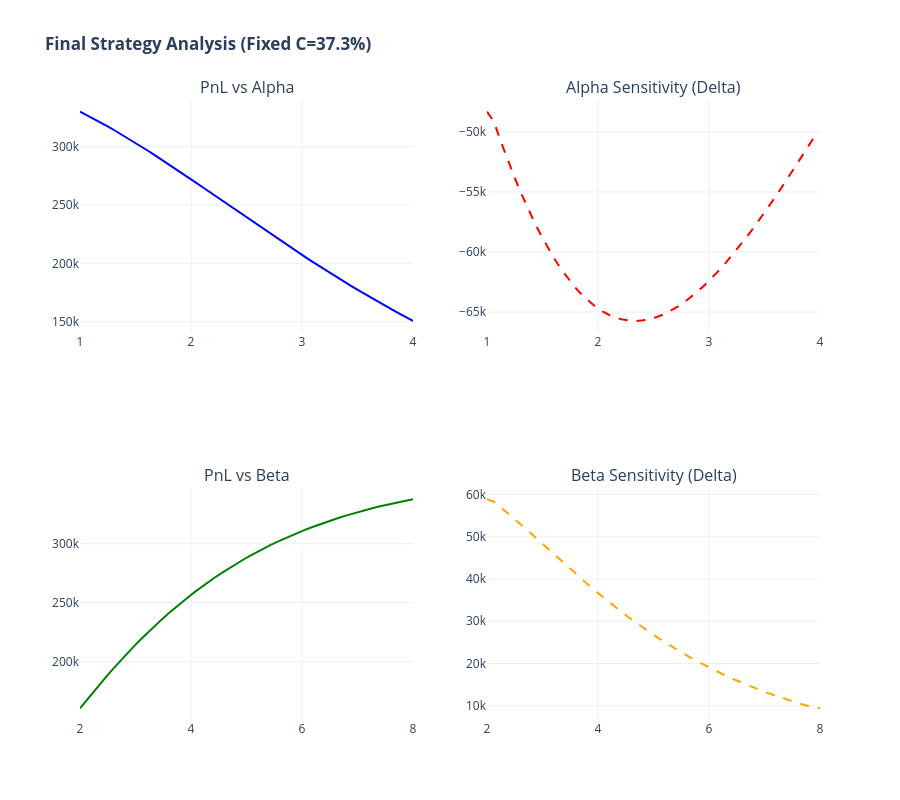

The code cell stored with this chart in its notebook:
### Code cell
import numpy as np
import plotly.graph_objects as go
from plotly.subplots import make_subplots
from scipy.optimize import minimize, minimize_scalar
from scipy.stats import beta

##################################
# 1. Inner optimization: maximize A×B given fixed z
##################################
def get_max_ab(z):
    remaining = 100 - z
    if remaining <= 0: return 0, 0, 0
    
    # Find x split to maximize A×B (y = remaining − x)
    def objective_ab(x):
        y = remaining - x
        A = 200000 * np.log(1 + x) / np.log(101)
        B = 0.07 * y
        return -(A * B)
    
    # 1D optimization over x
    res_inner = minimize_scalar(objective_ab, bounds=(0.1, remaining-0.1), method='bounded')
    opt_x = res_inner.x
    opt_y = remaining - opt_x
    return -res_inner.fun, opt_x, opt_y

def get_pnl_full(z, alpha, b_param):
    ab_max, x, y = get_max_ab(z)
    rank_p = beta.cdf(z / 100, alpha, b_param)
    C_expected = 0.1 + 0.8 * rank_p
    return ab_max * C_expected, ab_max, rank_p, x, y

##################################
# 2. Ranking Sharpe objective (z as sole variable)
##################################
def ranking_sharpe_objective(z, alpha, b_param):
    z = float(z)
    curr_pnl, ab_max, _, _, _ = get_pnl_full(z, alpha, b_param)
    
    # Compute change in optimal A×B per 1% change in z (opportunity cost)
    delta = 1.0
    ab_up, _, _ = get_max_ab(z + delta if z + delta <= 100 else z)
    ab_down, _, _ = get_max_ab(z - delta if z - delta >= 0 else z)
    
    rank_risk = (abs(ab_max - ab_up) + abs(ab_max - ab_down)) / 2
    return -(curr_pnl / (rank_risk + 1e-9))

##################################
# 3. Run optimization and extract result
##################################
base_alpha, base_beta = 1.75, 5.0
res = minimize_scalar(ranking_sharpe_objective, bounds=(1.0, 99.0), args=(base_alpha, base_beta), method='bounded')

opt_z = res.x
final_pnl, max_ab, final_threshold, opt_x, opt_y = get_pnl_full(opt_z, base_alpha, base_beta)

print(f"--- Refined optimization result ---")
print(f"A: {opt_x:.2f}%, B: {opt_y:.2f}%, C: {opt_z:.2f}%")
print(f"P&L: {final_pnl - 50000:.2f} | Threshold: top {(1-final_threshold)*100:.2f}%")

##################################
# 4. Sensitivity visualization
##################################
a_grid = np.linspace(1.0, 4.0, 50)
b_grid = np.linspace(2.0, 8.0, 50)

# Track P&L change as Beta parameters vary (optimal z fixed)
pnl_vs_a = [get_pnl_full(opt_z, a, base_beta)[0] for a in a_grid]
pnl_vs_b = [get_pnl_full(opt_z, base_alpha, b)[0] for b in b_grid]
sens_a = np.gradient(pnl_vs_a, a_grid)
sens_b = np.gradient(pnl_vs_b, b_grid)

fig = make_subplots(rows=2, cols=2, subplot_titles=("PnL vs Alpha", "Alpha Sensitivity (Delta)", "PnL vs Beta", "Beta Sensitivity (Delta)"))
fig.add_trace(go.Scatter(x=a_grid, y=pnl_vs_a, name="PnL(a)", line=dict(color='blue')), row=1, col=1)
fig.add_trace(go.Scatter(x=a_grid, y=sens_a, name="dPnL/da", line=dict(color='red', dash='dash')), row=1, col=2)
fig.add_trace(go.Scatter(x=b_grid, y=pnl_vs_b, name="PnL(b)", line=dict(color='green')), row=2, col=1)
fig.add_trace(go.Scatter(x=b_grid, y=sens_b, name="dPnL/db", line=dict(color='orange', dash='dash')), row=2, col=2)

fig.update_layout(height=800, title=f"<b>Final Strategy Analysis (Fixed C={opt_z:.1f}%)</b>", template="plotly_white", showlegend=False)
fig.show()

### Figure 1 — Plotly figure (JSON) as saved in the notebook; plotly's stock layout.template omitted (floating-point values rounded to 4 significant figures)
{"data": [{"line": {"color": "blue"}, "name": "PnL(a)", "type": "scatter", "x": [1, 1.061, 1.122, 1.184, 1.245, 1.306, 1.367, 1.429, 1.49, 1.551, 1.612, 1.673, 1.735, 1.796, 1.857, 1.918, 1.98, 2.041, 2.102, 2.163, 2.224, 2.286, 2.347, 2.408, 2.469, 2.531, 2.592, 2.653, 2.714, 2.776, 2.837, 2.898, 2.959, 3.02, 3.082, 3.143, 3.204, 3.265, 3.327, 3.388, 3.449, 3.51, 3.571, 3.633, 3.694, 3.755, 3.816, 3.878, 3.939, 4], "xaxis": "x", "y": [330000.0, 327100.0, 324000.0, 320900.0, 317600.0, 314300.0, 310900.0, 307400.0, 303800.0, 300200.0, 296500.0, 292800.0, 289000.0, 285200.0, 281300.0, 277400.0, 273400.0, 269500.0, 265500.0, 261500.0, 257500.0, 253400.0, 249400.0, 245400.0, 241400.0, 237400.0, 233400.0, 229400.0, 225400.0, 221500.0, 217500.0, 213700.0, 209800.0, 206000.0, 202200.0, 198400.0, 194700.0, 191000.0, 187400.0, 183800.0, 180300.0, 176800.0, 173400.0, 170000.0, 166600.0, 163300.0, 160100.0, 156900.0, 153800.0, 150800.0], "yaxis": "y"}, {"line": {"color": "red", "dash": "dash"}, "name": "dPnL/da", "type": "scatter", "x": [1, 1.061, 1.122, 1.184, 1.245, 1.306, 1.367, 1.429, 1.49, 1.551, 1.612, 1.673, 1.735, 1.796, 1.857, 1.918, 1.98, 2.041, 2.102, 2.163, 2.224, 2.286, 2.347, 2.408, 2.469, 2.531, 2.592, 2.653, 2.714, 2.776, 2.837, 2.898, 2.959, 3.02, 3.082, 3.143, 3.204, 3.265, 3.327, 3.388, 3.449, 3.51, 3.571, 3.633, 3.694, 3.755, 3.816, 3.878, 3.939, 4], "xaxis": "x2", "y": [-48310.0, -49130.0, -50740.0, -52260.0, -53710.0, -55070.0, -56360.0, -57550.0, -58670.0, -59700.0, -60640.0, -61500.0, -62280.0, -62970.0, -63580.0, -64120.0, -64570.0, -64940.0, -65250.0, -65470.0, -65630.0, -65720.0, -65740.0, -65690.0, -65580.0, -65420.0, -65190.0, -64910.0, -64580.0, -64200.0, -63770.0, -63290.0, -62770.0, -62210.0, -61620.0, -60990.0, -60320.0, -59630.0, -58900.0, -58150.0, -57380.0, -56580.0, -55770.0, -54930.0, -54080.0, -53220.0, -52340.0, -51450.0, -50550.0, -50100.0], "yaxis": "y2"}, {"line": {"color": "green"}, "name": "PnL(b)", "type": "scatter", "x": [2, 2.122, 2.245, 2.367, 2.49, 2.612, 2.735, 2.857, 2.98, 3.102, 3.224, 3.347, 3.469, 3.592, 3.714, 3.837, 3.959, 4.082, 4.204, 4.327, 4.449, 4.571, 4.694, 4.816, 4.939, 5.061, 5.184, 5.306, 5.429, 5.551, 5.673, 5.796, 5.918, 6.041, 6.163, 6.286, 6.408, 6.531, 6.653, 6.776, 6.898, 7.02, 7.143, 7.265, 7.388, 7.51, 7.633, 7.755, 7.878, 8], "xaxis": "x3", "y": [160100.0, 167300.0, 174300.0, 181200.0, 188000.0, 194500.0, 200900.0, 207100.0, 213200.0, 219000.0, 224700.0, 230200.0, 235500.0, 240600.0, 245600.0, 250400.0, 255000.0, 259500.0, 263800.0, 267900.0, 271900.0, 275700.0, 279400.0, 283000.0, 286400.0, 289700.0, 292800.0, 295800.0, 298700.0, 301500.0, 304200.0, 306700.0, 309200.0, 311500.0, 313800.0, 315900.0, 318000.0, 320000.0, 321900.0, 323700.0, 325400.0, 327100.0, 328600.0, 330100.0, 331600.0, 333000.0, 334300.0, 335500.0, 336800.0, 337900.0], "yaxis": "y3"}, {"line": {"color": "orange", "dash": "dash"}, "name": "dPnL/db", "type": "scatter", "x": [2, 2.122, 2.245, 2.367, 2.49, 2.612, 2.735, 2.857, 2.98, 3.102, 3.224, 3.347, 3.469, 3.592, 3.714, 3.837, 3.959, 4.082, 4.204, 4.327, 4.449, 4.571, 4.694, 4.816, 4.939, 5.061, 5.184, 5.306, 5.429, 5.551, 5.673, 5.796, 5.918, 6.041, 6.163, 6.286, 6.408, 6.531, 6.653, 6.776, 6.898, 7.02, 7.143, 7.265, 7.388, 7.51, 7.633, 7.755, 7.878, 8], "xaxis": "x4", "y": [58880.0, 58260.0, 56990.0, 55660.0, 54280.0, 52870.0, 51430.0, 49970.0, 48510.0, 47040.0, 45570.0, 44120.0, 42680.0, 41250.0, 39840.0, 38460.0, 37100.0, 35770.0, 34470.0, 33190.0, 31950.0, 30740.0, 29570.0, 28420.0, 27310.0, 26230.0, 25190.0, 24180.0, 23200.0, 22250.0, 21340.0, 20450.0, 19600.0, 18780.0, 17980.0, 17220.0, 16490.0, 15780.0, 15100.0, 14440.0, 13810.0, 13210.0, 12630.0, 12070.0, 11540.0, 11020.0, 10530.0, 10060.0, 9604.0, 9383.0], "yaxis": "y4"}], "layout": {"annotations": [{"font": {"size": 16}, "showarrow": false, "text": "PnL vs Alpha", "x": 0.225, "xanchor": "center", "xref": "paper", "y": 1, "yanchor": "bottom", "yref": "paper"}, {"font": {"size": 16}, "showarrow": false, "text": "Alpha Sensitivity (Delta)", "x": 0.775, "xanchor": "center", "xref": "paper", "y": 1, "yanchor": "bottom", "yref": "paper"}, {"font": {"size": 16}, "showarrow": false, "text": "PnL vs Beta", "x": 0.225, "xanchor": "center", "xref": "paper", "y": 0.375, "yanchor": "bottom", "yref": "paper"}, {"font": {"size": 16}, "showarrow": false, "text": "Beta Sensitivity (Delta)", "x": 0.775, "xanchor": "center", "xref": "paper", "y": 0.375, "yanchor": "bottom", "yref": "paper"}], "height": 800, "showlegend": false, "title": {"text": "<b>Final Strategy Analysis (Fixed C=37.3%)</b>"}, "xaxis": {"anchor": "y", "domain": [0, 0.45]}, "xaxis2": {"anchor": "y2", "domain": [0.55, 1]}, "xaxis3": {"anchor": "y3", "domain": [0, 0.45]}, "xaxis4": {"anchor": "y4", "domain": [0.55, 1]}, "yaxis": {"anchor": "x", "domain": [0.625, 1]}, "yaxis2": {"anchor": "x2", "domain": [0.625, 1]}, "yaxis3": {"anchor": "x3", "domain": [0, 0.375]}, "yaxis4": {"anchor": "x4", "domain": [0, 0.375]}}}
